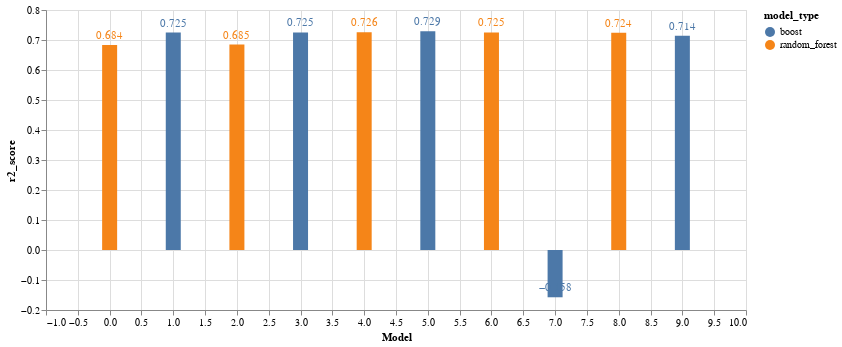

Notebook code cell kept with this figure:
### Markdown cell above
We can repeat this process with smaller random ranges to further tune the model, but for the sake of this demo we will take the top models with the highest R^2 value for each model type.

We plot the scores to see which sets of parameters preformed the best.

### Code cell
import altair as alt

models_2 = models.reset_index(drop=True)
models_2 = models_2.reset_index()

base = alt.Chart(models_2[['model_type', 'r2_score', 'index']])

bars = base.mark_bar(size=15).encode(
x=alt.X('index:Q', title="Model"),
y= alt.Y('r2_score:Q', scale=alt.Scale(zero=False)),
color='model_type:N')

text = bars.mark_text(
    baseline='top',
    dy=-15
).encode(
    text=alt.Text('r2_score:Q', format=',.3r')
)

(bars + text).properties(width=700)

### Figure 1 — Vega-Lite specification as saved in the notebook (floating-point values rounded to 4 significant figures)
{"config": {"view": {"continuousWidth": 400, "continuousHeight": 300}}, "layer": [{"mark": {"type": "bar", "size": 15}, "encoding": {"color": {"type": "nominal", "field": "model_type"}, "x": {"type": "quantitative", "field": "index", "title": "Model"}, "y": {"type": "quantitative", "field": "r2_score", "scale": {"zero": false}}}}, {"mark": {"type": "text", "baseline": "top", "dy": -15}, "encoding": {"color": {"type": "nominal", "field": "model_type"}, "text": {"type": "quantitative", "field": "r2_score", "format": ",.3r"}, "x": {"type": "quantitative", "field": "index", "title": "Model"}, "y": {"type": "quantitative", "field": "r2_score", "scale": {"zero": false}}}}], "data": {"name": "data-2eb09b07c9f135243d0ce4c18c12af0f"}, "width": 700, "$schema": "https://vega.github.io/schema/vega-lite/v4.8.1.json", "datasets": {"data-2eb09b07c9f135243d0ce4c18c12af0f": [{"model_type": "random_forest", "r2_score": 0.6837, "index": 0}, {"model_type": "boost", "r2_score": 0.725, "index": 1}, {"model_type": "random_forest", "r2_score": 0.6847, "index": 2}, {"model_type": "boost", "r2_score": 0.7253, "index": 3}, {"model_type": "random_forest", "r2_score": 0.7258, "index": 4}, {"model_type": "boost", "r2_score": 0.7293, "index": 5}, {"model_type": "random_forest", "r2_score": 0.7254, "index": 6}, {"model_type": "boost", "r2_score": -0.1576, "index": 7}, {"model_type": "random_forest", "r2_score": 0.7245, "index": 8}, {"model_type": "boost", "r2_score": 0.7141, "index": 9}]}}
